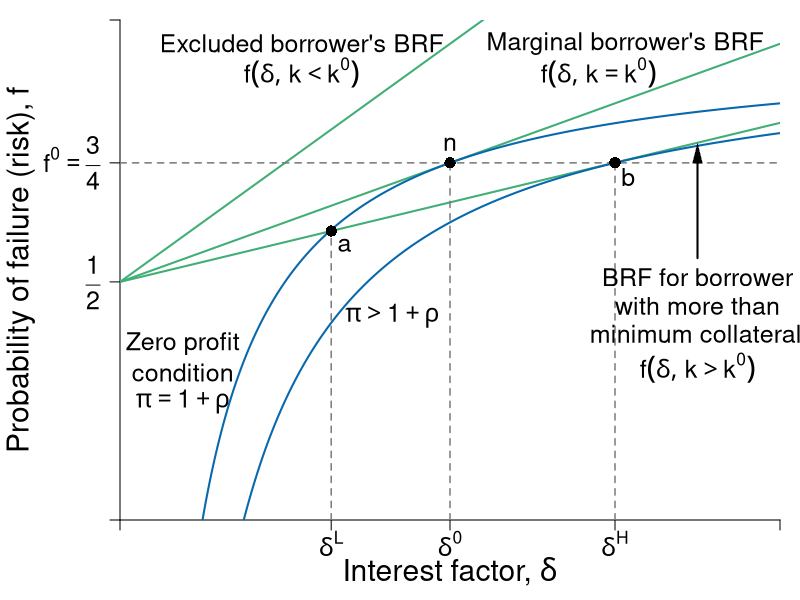

Recreate this plot in R.
#Graph Designer: Simon Halliday, Scott Cohn
#Authors: Bowles, Foley and Halliday
#Title: Coordination, Conflict and Competition: A Text in Microeconomics

library(shape)
pdf(file = "credit/non_contractual_equity.pdf", width = 8, height = 6)

#Set parameters for graphics
pointsize <- 1.8
axislabelsize <- 1.8
labelsize <- 1.5
namesize <- 1.8
annotatesize <- 1.5
graphlinewidth <- 2
segmentlinewidth <- 1.5

COL <- c("#7fc97f", "#beaed4", "#fdc086", "#ffff99", "#386cb0", "#f0027f", "#bf5b17", "#666666")
COLA <- c("#e0f3db", "#99d8c9","#66c2a4","#41ae76", "#238b45", "#005824")
COLB <- c("#c6dbef", "#4eb3d3", "#2b8cbe", "#0868ac","#084081")
COLC <- c("#fcfbfd", "#efedf5", "#dadaeb", "#bcbddc", "#9e9ac8", "#807dba", "#6a51a3", "#54278f", "#3f007d")
grays <- gray.colors(25, start = 1, end = 0)

#Edited the margins to cater for the larger LHS labels
par(mar =  c(4, 6, 1, 1))

brfFn <- function(delta, mu = 1, k = 1) {
  .5 + (delta / (2 * mu)) * (1 - k)
}

PCFn <- function(delta, mu = 1) {
  delta/mu
}

isoreturnFn <- function(delta, pi=0.125) {
  1 - (pi)/delta
}

yFn <- function(d1, f1, mu = 1){
  mu*f1*(1 - f1) - d1*(1 - f1)
}

ylow <- function(delta, mu = 1, ybar = 0.0625){
  (-sqrt(delta^2 - 2*delta*mu + mu^2 - 4*mu*ybar) + delta + mu)/(2*mu)
}

yhigh <- function(delta, mu = 1, ybar = 0.0625){
  (sqrt(delta^2 - 2*delta*mu + mu^2 - 4*mu*ybar) + delta + mu)/(2*mu)
}

xlims <- c(0, 2)
ylims <- c(0, 1.05)

npts <- 501 
d1 <- seq(xlims[1], xlims[2], length.out = npts)
f1 <- seq(ylims[1], ylims[2], length.out = npts) 
a <- c(0.0625)

plot(0, 0, xlim = xlims, ylim = ylims, type = "n",
     xlab = expression(paste("")),
     ylab = expression(paste("")), 
     xaxt = "n", 
     yaxt = "n", 
     cex.lab = axislabelsize, 
     bty = "n", 
     xaxs = "i", 
     yaxs = "i"
)


ticksy <- c(ylims[1], 0.5, 0.75, ylims[2])
ylabels <- c(NA, expression(paste(frac(1,2))), expression(paste(f^{0} == frac(3,4))), NA)
ticksx <- c(xlims[1], 0.64, 1, 1.5, xlims[2])
xlabels <- c(NA, expression(paste(delta^{L})),expression(paste(delta^{0})), expression(paste(delta^{H})), NA)

axis(1, at = ticksx, pos = 0, labels = xlabels, cex.axis = labelsize)
axis(2, at = ticksy, pos = 0, labels = ylabels, las = 1, cex.axis = labelsize)

npts <- 503 
xx1 <- seq(xlims[1], xlims[2], length.out = npts)

#Draw the graphs
lines(xx1, brfFn(xx1, k = 0), col = COLA[4], lwd = graphlinewidth)
lines(xx1, brfFn(xx1, k = 0.5), col = COLA[4], lwd = graphlinewidth)
lines(xx1, brfFn(xx1, k = 0.666), col = COLA[4], lwd = graphlinewidth)
lines(xx1, isoreturnFn(xx1, pi = 0.25), col = COLB[4], lwd = graphlinewidth)
lines(xx1, isoreturnFn(xx1, pi = 0.375), col = COLB[4], lwd = graphlinewidth)


#Axis labels
mtext(expression(paste("Interest factor, ", delta)), side = 1, line = 2.5, cex = axislabelsize)
text(-0.3, 0.5*(ylims[2]), expression(paste("Probability of failure (risk), ", f)), xpd = TRUE, cex = axislabelsize, srt = 90) 


segments(0, 0.75, xlims[2], 0.75, lty = 2, col = grays[20] , lwd = segmentlinewidth)
 


segments(1.5, 0, 1.5, brfFn(delta = 1.5, k = 0.666), lty = 2, col = grays[20] , lwd = segmentlinewidth)
points(1.5, brfFn(1.5, k = 0.666), pch = 16, col = "black", cex = 1.5)
text(1.5 + 0.04, brfFn(1.5, k = 0.666) - 0.03, expression(paste(b)), cex = labelsize)

segments(1, 0, 1, brfFn(delta = 1, k = 0.5), lty = 2, col = grays[20] , lwd = segmentlinewidth)
points(1, brfFn(1, k = 0.5), pch = 16, col = "black", cex = 1.5)
text(1, brfFn(1, k = 0.5) + 0.04, expression(paste(n)), cex = labelsize)

segments(0.64, 0, 0.64, brfFn(delta = 0.64, k = 0.666), lty = 2, col = grays[20] , lwd = segmentlinewidth)
points(0.64, brfFn(0.64, k = 0.666), pch = 16, col = "black", cex = 1.5)
text(0.64 + 0.04, brfFn(0.64, k = 0.666) - 0.03, expression(paste(a)), cex = labelsize)


text(0.55, 1, expression(paste("Excluded borrower's BRF")), cex = labelsize, xpd = TRUE)
text(0.55, 0.94, expression(paste(f(delta, k < k^0))), cex = labelsize)

text(1.53, 1, expression(paste("Marginal borrower's BRF")), cex = labelsize, xpd = TRUE)
text(1.45, 0.94, expression(paste(f(delta, k == k^0))), cex = labelsize)


text(1.75, 0.51, expression(paste("BRF for borrower")), cex = labelsize, xpd = TRUE)
text(1.75, 0.45, expression(paste("with more than")), cex = labelsize, xpd = TRUE)
text(1.745, 0.39, expression(paste("minimum collateral")), cex = labelsize, xpd = TRUE)
text(1.75, 0.32, expression(paste(f(delta, k > k^0))), cex = labelsize, xpd = TRUE)
Arrows(1.75, 0.55, 1.75, 0.77, col = "black", lty = 1, lwd = 2, arr.type = "triangle", arr.lwd = 0.5)

text(0.825, 0.43, expression(paste(pi > 1 + rho)), cex = labelsize)

text(0.19, 0.37, expression(paste("Zero profit")), cex = labelsize)
text(0.19, 0.31, expression(paste("condition")), cex = labelsize)
text(0.19, 0.25, expression(paste(pi == 1 + rho)), cex = labelsize)


dev.off()
